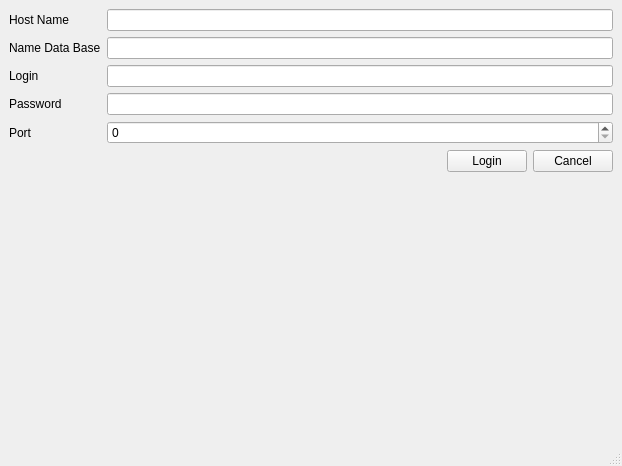
<?xml version="1.0" encoding="UTF-8"?>
<ui version="4.0">
 <class>MainWindow</class>
 <widget class="QMainWindow" name="MainWindow">
  <property name="geometry">
   <rect>
    <x>0</x>
    <y>0</y>
    <width>622</width>
    <height>466</height>
   </rect>
  </property>
  <property name="windowTitle">
   <string>MainWindow</string>
  </property>
  <property name="styleSheet">
   <string notr="true"/>
  </property>
  <widget class="QWidget" name="centralwidget">
   <layout class="QFormLayout" name="formLayout">
    <property name="fieldGrowthPolicy">
     <enum>QFormLayout::AllNonFixedFieldsGrow</enum>
    </property>
    <property name="rowWrapPolicy">
     <enum>QFormLayout::DontWrapRows</enum>
    </property>
    <property name="labelAlignment">
     <set>Qt::AlignLeading|Qt::AlignLeft|Qt::AlignVCenter</set>
    </property>
    <property name="formAlignment">
     <set>Qt::AlignLeading|Qt::AlignLeft|Qt::AlignTop</set>
    </property>
    <property name="leftMargin">
     <number>9</number>
    </property>
    <item row="0" column="0">
     <widget class="QLabel" name="lb_hostName">
      <property name="text">
       <string>Host Name</string>
      </property>
     </widget>
    </item>
    <item row="0" column="1">
     <widget class="QLineEdit" name="le_hostName"/>
    </item>
    <item row="1" column="0">
     <widget class="QLabel" name="lb_nameDB">
      <property name="text">
       <string>Name Data Base</string>
      </property>
     </widget>
    </item>
    <item row="1" column="1">
     <widget class="QLineEdit" name="le_nameDB"/>
    </item>
    <item row="2" column="0">
     <widget class="QLabel" name="lb_login">
      <property name="text">
       <string>Login</string>
      </property>
     </widget>
    </item>
    <item row="2" column="1">
     <widget class="QLineEdit" name="le_login"/>
    </item>
    <item row="3" column="0">
     <widget class="QLabel" name="lb_password">
      <property name="text">
       <string>Password</string>
      </property>
     </widget>
    </item>
    <item row="3" column="1">
     <widget class="QLineEdit" name="le_password">
      <property name="echoMode">
       <enum>QLineEdit::Password</enum>
      </property>
     </widget>
    </item>
    <item row="4" column="0">
     <widget class="QLabel" name="lb_port_uint">
      <property name="text">
       <string>Port</string>
      </property>
     </widget>
    </item>
    <item row="4" column="1">
     <widget class="QSpinBox" name="sp_host">
      <property name="maximum">
       <number>99</number>
      </property>
     </widget>
    </item>
    <item row="5" column="1">
     <layout class="QHBoxLayout" name="horizontalLayout_2">
      <item>
       <spacer name="horizontalSpacer">
        <property name="orientation">
         <enum>Qt::Horizontal</enum>
        </property>
        <property name="sizeHint" stdset="0">
         <size>
          <width>40</width>
          <height>20</height>
         </size>
        </property>
       </spacer>
      </item>
      <item>
       <widget class="QPushButton" name="pb_login">
        <property name="text">
         <string>Login</string>
        </property>
       </widget>
      </item>
      <item>
       <widget class="QPushButton" name="pb_cancel">
        <property name="text">
         <string>Cancel</string>
        </property>
       </widget>
      </item>
     </layout>
    </item>
   </layout>
  </widget>
  <widget class="QMenuBar" name="menubar">
   <property name="geometry">
    <rect>
     <x>0</x>
     <y>0</y>
     <width>622</width>
     <height>22</height>
    </rect>
   </property>
  </widget>
  <widget class="QStatusBar" name="statusbar"/>
 </widget>
 <resources/>
 <connections/>
</ui>
